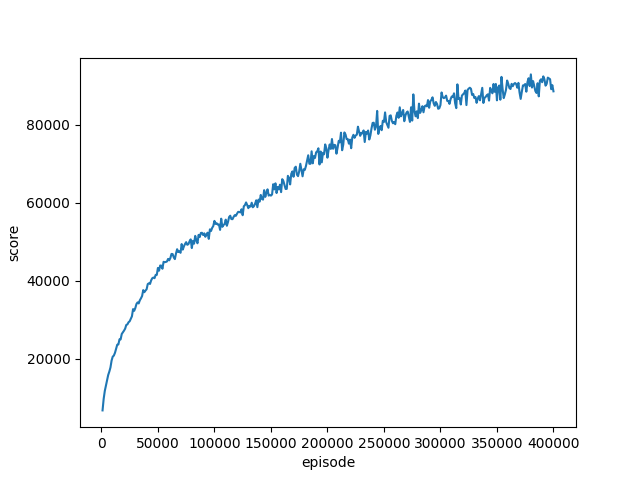

This figure's Python source:
def load_from_file(file_name, start_step=0):
    step_list = []
    mean_list = []
    with open(file_name, 'r') as f:
        for line in f:
            if 'mean = ' not in line:
                continue
            line = line.replace('mean = ', ',')
            line = line.replace('max = ', ',')
            line = line.replace(' ', '')
            step, mean = line.split(',')[:2]
            step_list.append(int(step)+start_step)
            mean_list.append(float(mean))
    return step_list, mean_list

def load_data():
    step_list = []
    mean_list = []
    for file in ['log_200000.txt', 'log_400000.txt']:
        step, mean = load_from_file(file, len(step_list)*1000)
        step_list += step
        mean_list += mean

    return step_list, mean_list


def plot(step_list, mean_list):
    import matplotlib.pyplot as plt
    plt.plot(step_list, mean_list)
    plt.xlabel('episode')
    plt.ylabel('score')
    plt.savefig('plot.png')


if __name__ == '__main__':
    step_list, mean_list = load_data()
    plot(step_list, mean_list)
